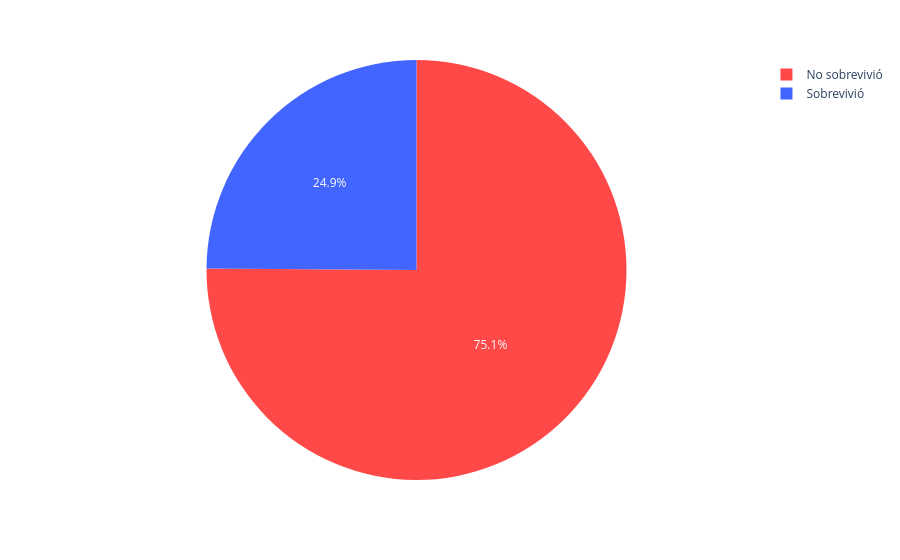

Notebook code for this chart:
### Markdown cell above
4.2 Gráfico para sobrevivientes de "Fare" bajo

### Code cell
fig_sobrevivientes_fare_bajo = create_fig_pie__sobrevivientes(cuenta_sobrevivientes_fare_bajo)


fig_sobrevivientes_fare_bajo.show()

### Figure 1 — Plotly figure (JSON) as saved in the notebook; plotly's stock layout.template omitted (floating-point values rounded to 4 significant figures)
{"data": [{"customdata": [["No sobrevivió"], ["Sobrevivió"]], "domain": {"x": [0, 1], "y": [0, 1]}, "hovertemplate": "Sobreviviente=%{customdata[0]}<br>count=%{value}<extra></extra>", "labels": ["No sobrevivió", "Sobrevivió"], "legendgroup": "", "marker": {"colors": ["#ff4848", "#4365ff"]}, "name": "", "showlegend": true, "type": "pie", "values": [344, 114]}], "layout": {"legend": {"tracegroupgap": 0}, "margin": {"t": 60}}}
